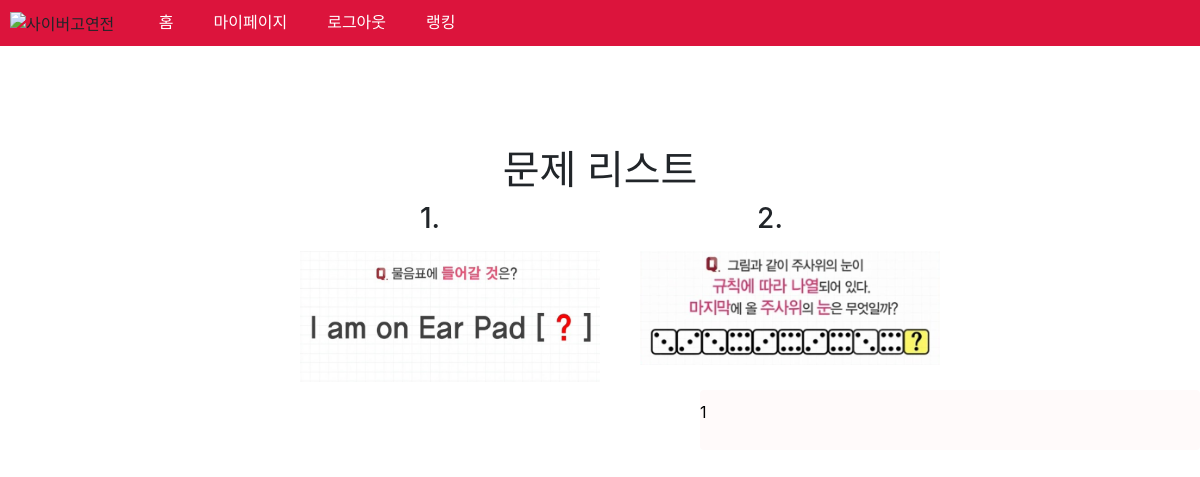
The page /problems/ (signed in) on the database as committed earlier.
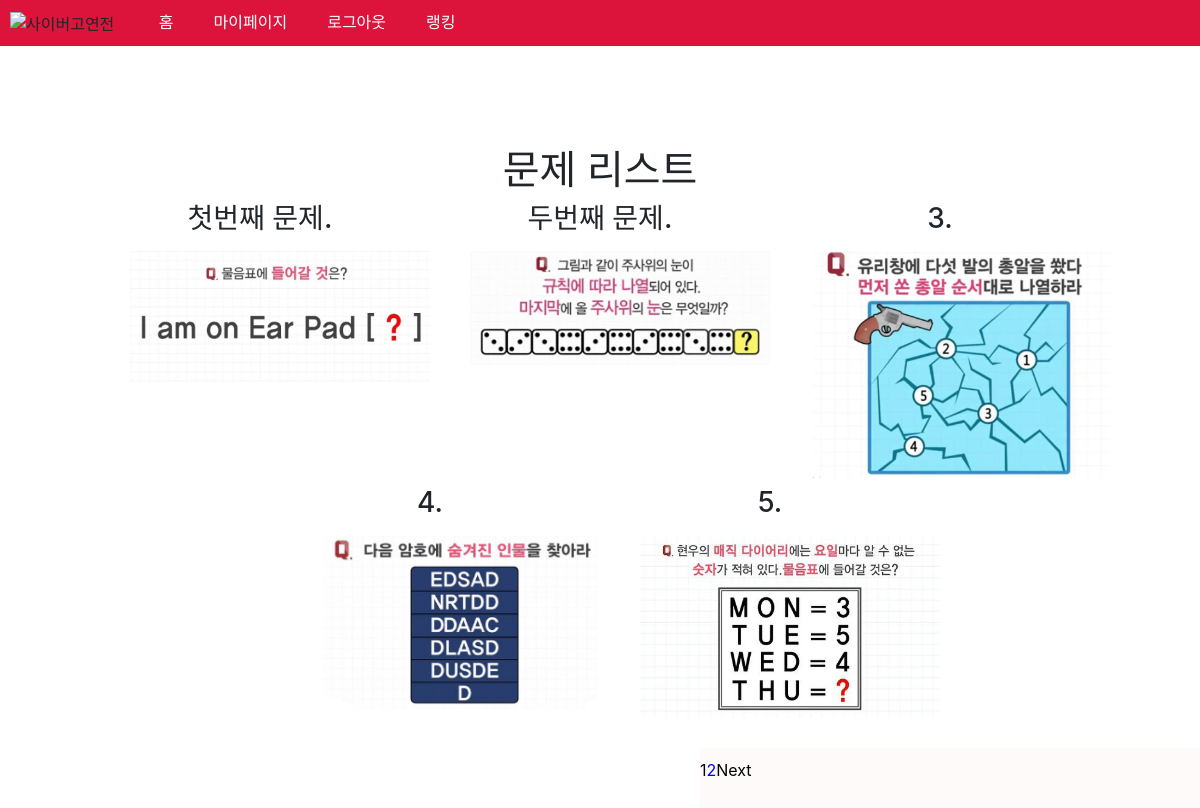
The same page on the database as committed later.
### mainapp/models.py (models this page shows)
class Problems(models.Model):
    name = models.CharField(max_length=100,null=False)
    points = models.PositiveIntegerField(default=1)
    image=models.ImageField()
    check=models.PositiveIntegerField(default=0)
    answer = models.CharField(max_length=200,null=False,default='.')
    slug = models.SlugField(default='default')

### mainapp/views.py (the view)
# urls.py: path('problems/',views.problems_list,name='problems_list'),
@login_required(login_url ='../login/login/')
def problems_list(request):
    problems = Problems.objects.all().order_by('id')
    page = request.GET.get('page','1')
    page = int(page)
    num=5
    paginator = Paginator(problems,num)
    try:
        p = paginator.page(page)
    except PageNotAnInteger:
        p = paginator.page(1)
    except EmptyPage:
        p = paginator.page(paginator.num_pages)
    if paginator.num_pages < num:
        num= paginator.num_pages
    start_index = 1
    end_index = paginator.num_pages
    if p.number>5:
        start_index = p.number-5
    if paginator.num_pages > p.number+5:
        end_index = p.number+5
    page_range = range(start_index,end_index+1)
    return render(request,'mainapp/problems/problems_list.html',{'problems':p, 'page_range': page_range,
    'page_start_index':start_index,'page_end_index':end_index})

### mainapp/templates/mainapp/problems/problems_list.html (shortened to what this page needs)
{% extends 'base_layout.html' %}
{%load static%}
{% load static %}
{% block content%}
<div class="content">
    <h1>문제 리스트</h1>
    <li>
    {% for problem in problems %}
    <h3>{{problem.name}}.</p>
    <ul>
    <a href="{%url 'mainapp:problems' problem.slug %}"><img src="{{problem.image.url}}" alt="이미지오류" style="width:300px"></a>
    </ul>
    {%endfor%}
    </li>
</div>
    <nav class="pagination">
        <ul class="pagination">
        {% for i in page_range %}
            {% if i == problems.number %}
            <li class="active-none"><span>{{ i }}</span></li>
            {% else %}
            <li class="active-href">
                <span><a href="?page={{ i }}">{{i}}</a></span>
            </li>
            {% endif %}
        {% endfor %}
        {% if problems.has_next %}
            <li class="active-href">
                <a href="?page={{ page_end_index}}">
                    <span>Next</span>
            </a>
            </li>
        {%endif%}
{%endblock%}

### templates/base_layout.html (shortened to what this page needs)
{% load static %}
<!DOCTYPE html>
<html>
    <head>
        <link rel="stylesheet" href="https://stackpath.bootstrapcdn.com/bootstrap/4.1.3/css/bootstrap.min.css">
        <link rel="stylesheet" href="{%static 'css/style.css/'%}" type="text/css">
    </head>
    <body>
        <div class="header">
            <nav>
                <img src="{%static 'img/logo.png'%}" alt="사이버고연전">
                <li>
                    <ul><a href="{%url 'mainapp:main'%}">홈</a></ul>
                    {% if user.is_authenticated%}
                    <ul><a href="{%url 'userauth:mypage' %}">마이페이지</a></ul>
                    <ul><a href="{%url 'userauth:logout'%}">로그아웃</a></ul>
                    {% else%}
                    <ul><a href="{% url 'userauth:login'%}">로그인</a></ul>
                    <ul><a href="{%url 'userauth:signup'%}">회원가입</a></ul>
                    {%endif%}
                    <ul><a href="{%url 'mainapp:ranking' %}">랭킹</a></ul>
                </li>
            </nav>
        </div>
        {%block content%}{%endblock%}
    </body>
</html>

### mainapp/static/css/style.css (style rules this page uses)
nav { background-color: crimson; margin: 0 auto; padding: 10px 10px; }
a { color: white; text-decoration: none; }
h1 { padding-top: 100px; text-align: center; }
h3 { display: inline-table; }
.content a { color: black; }
li { display: inline-table; }
ul { display: inline; }
.content { text-align: center; }
nav.pagination { color: black; background-color: snow; text-align: center; }
span { color: black; }
span a { color: blue }
nav.pagination { margin-left: 700px; }

Rows that differ between the two databases and show on the page:
changed Problems: name "1" → "첫번째 문제"
changed Problems: name "2" → "두번째 문제"
added Problems: name "3", image (picture)
added Problems: name "4", image (picture)
added Problems: name "5", image (picture)
Other text that changed with them:
new list line: "2"
text now shown: "Next"
